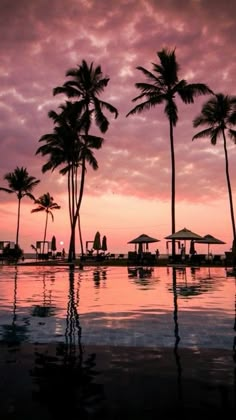
#> input picture images/foto.jpg, 236 x 420 px
$ python morfoGradient.py   (older library calls are emulated)
#> lines starting #> are read from the running program, lines starting #| are printed output that depends on the picture
import cv2
import numpy as np
import os
import matplotlib.pyplot as plt

# folder cache
os.makedirs('cache', exist_ok=True)

img = cv2.imread('images/foto.jpg', 0)
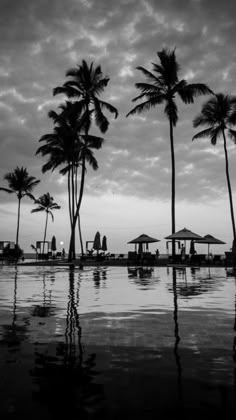
#> img: shape (420, 236); min 0, max 248, mean 96.7

if img is None:
    print("gambar ga ketemu bro")
    exit()

# blur = less noise
blur = cv2.GaussianBlur(img, (0, 0), 1.2)
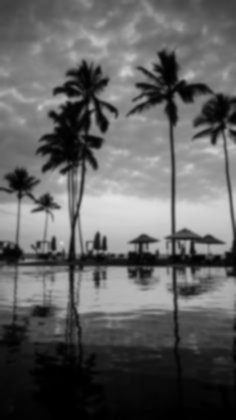
#> blur: shape (420, 236); min 0, max 227, mean 96.7

# morfo
kernel = np.ones((3, 3), np.uint8)

# opening: hapus noise kecil
opening = cv2.morphologyEx(blur, cv2.MORPH_OPEN, kernel)

# closing: nutup lubang kecil
closing = cv2.morphologyEx(opening, cv2.MORPH_CLOSE, kernel)

# gradient = edge detection
gx = cv2.Sobel(closing, cv2.CV_32F, 1, 0, ksize=3)
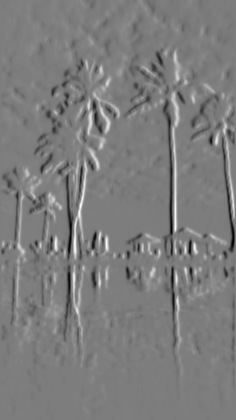
#> gx: shape (420, 236) float32; min -371, max 385, mean -0.3; drawn with min black and max white
gy = cv2.Sobel(closing, cv2.CV_32F, 0, 1, ksize=3)
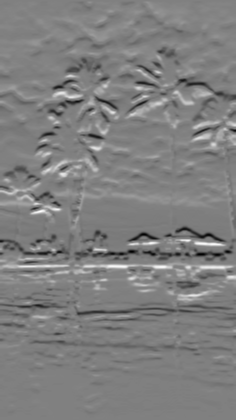
#> gy: shape (420, 236) float32; min -351, max 346, mean -1.6; drawn with min black and max white

# combine gradien x and y
grad = cv2.magnitude(gx, gy)
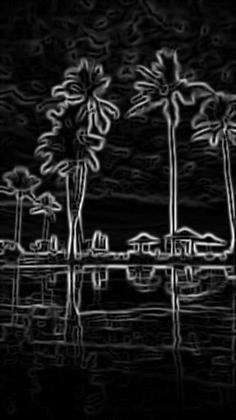
#> grad: shape (420, 236) float32; min 0, max 391.1, mean 43.4; drawn with min black and max white

# normalize gradien ke range 0-255
grad_norm = cv2.normalize(grad, None, 0, 255, cv2.NORM_MINMAX).astype('uint8')

# combine: gambar + edge
out = np.clip(closing + 0.7 * grad_norm, 0, 255).astype('uint8')
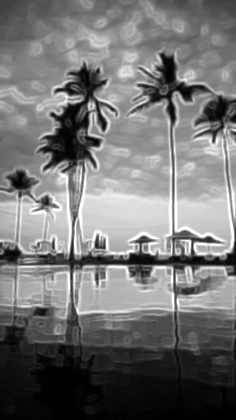
#> out: shape (420, 236); min 0, max 255, mean 115.7

# simpan hasil
cv2.imwrite('cache/1_input.png', img)
cv2.imwrite('cache/2_before_final.png', grad_norm)
cv2.imwrite('cache/3_final_output.png', out)

# ===== output pakai plt =====
plt.figure(figsize=(10,4))

plt.subplot(1,3,1)
plt.title('Input')
plt.imshow(img, cmap='gray')
plt.axis('off')

plt.subplot(1,3,2)
plt.title('Gradient')
plt.imshow(grad_norm, cmap='gray')
plt.axis('off')

plt.subplot(1,3,3)
plt.title('Final Output')
plt.imshow(out, cmap='gray')
plt.axis('off')

plt.tight_layout()
plt.show()
